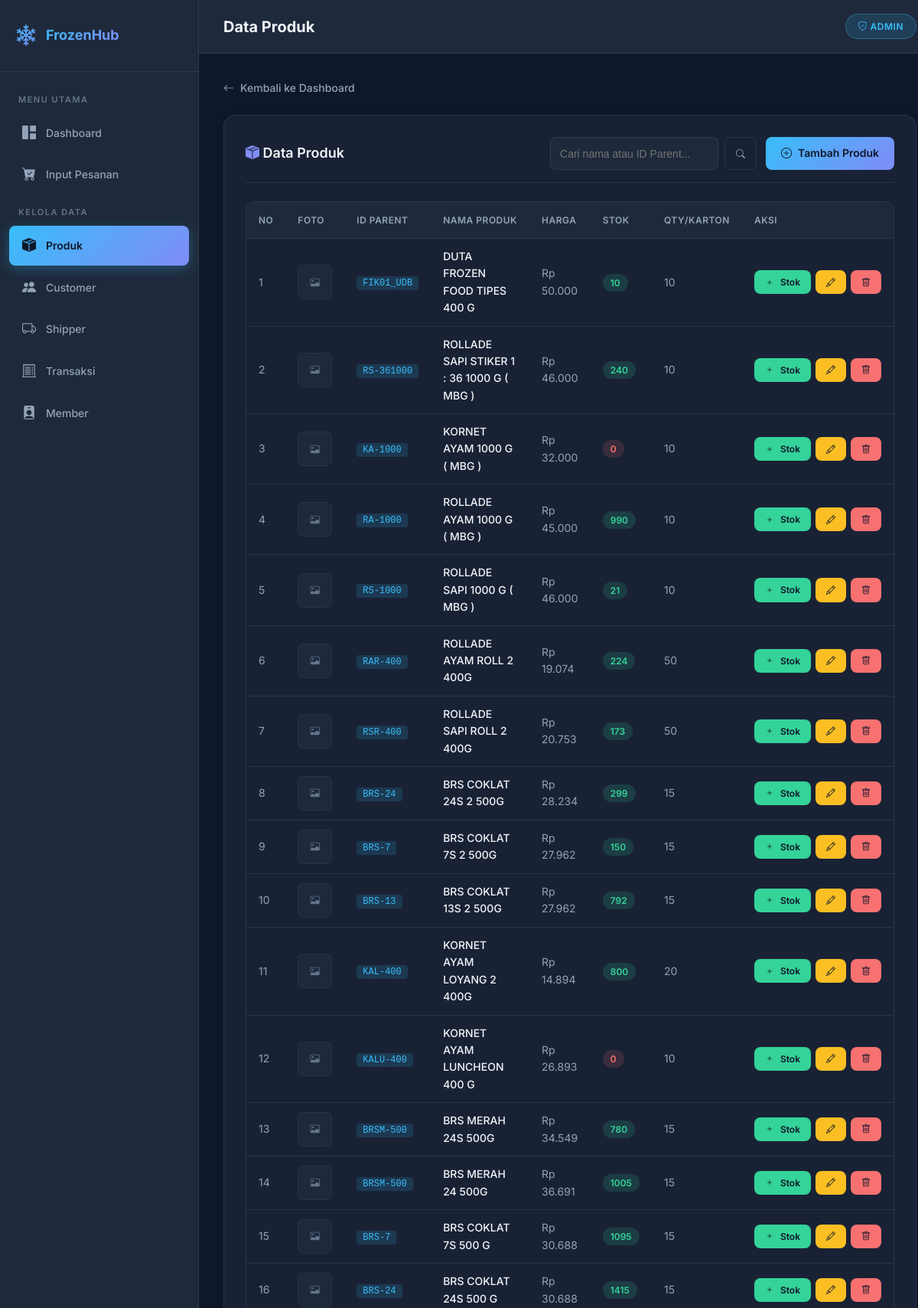
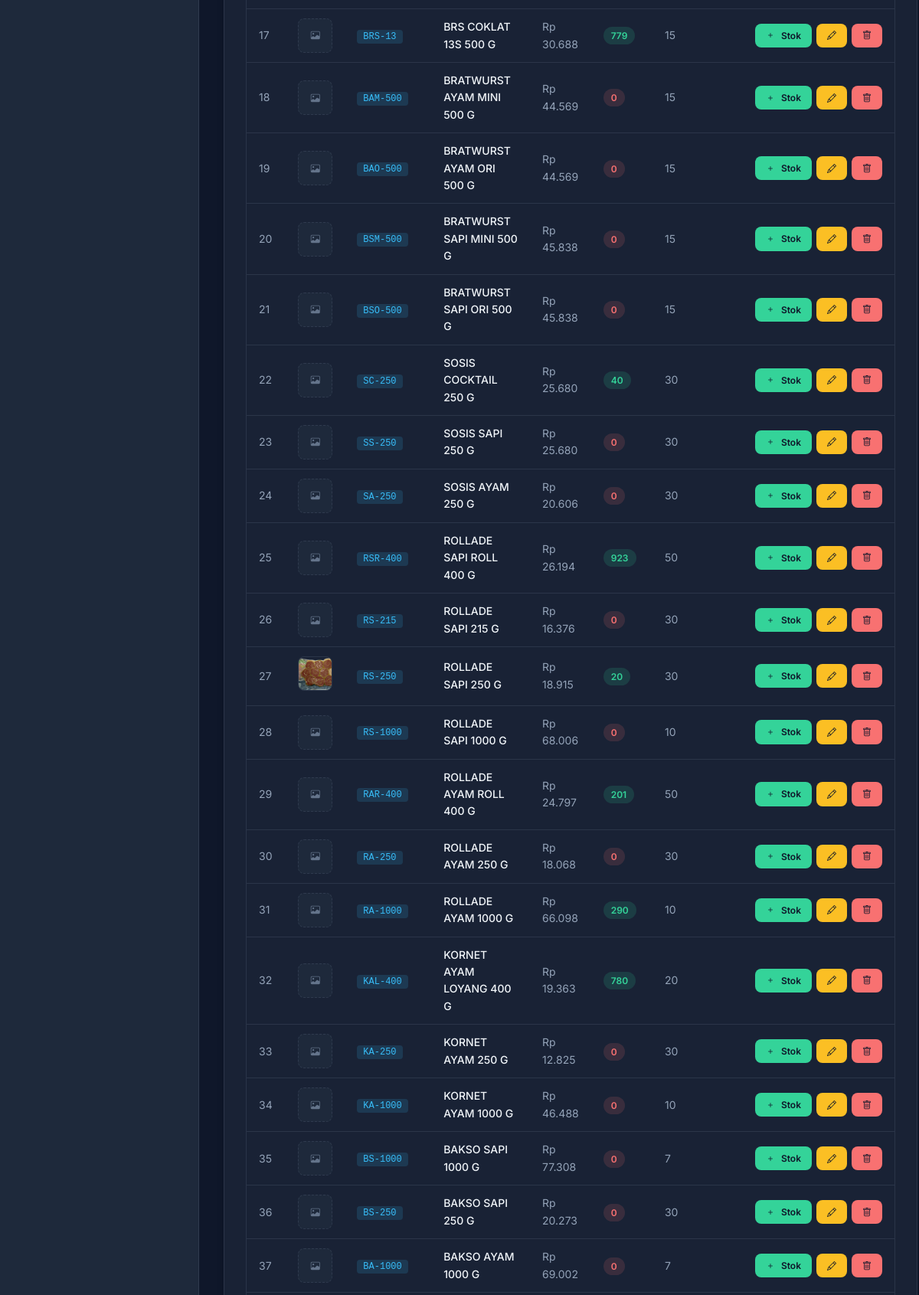
The page /produk/index_produk.php (signed in, upper part) on the database its author committed (2 pictures, top to bottom).
### tables this page shows
CREATE TABLE `tb_products` (
  `id_Unique` int(11) NOT NULL,
  `id_parent` varchar(11) NOT NULL,
  `name_product` varchar(50) NOT NULL,
  `image` varchar(255) DEFAULT NULL,
  `price` int(11) NOT NULL,
  `stock` int(11) NOT NULL,
  `qty_cardboard` int(11) NOT NULL
);

### produk/index_produk.php (the view, shortened to what this page needs)
<?php
require_once '../config/koneksi.php';
$keyword = $_GET['search'] ?? '';
$query_sql = "SELECT * FROM tb_products";
$query_sql .= " ORDER BY id_Unique DESC";
$query = mysqli_query($conn, $query_sql);
$is_subfolder = true;
include '../assets/layout_header.php';
?>
<a href="<?= $base_url ?>dashboard.php" class="back-link">
    <i class="bi bi-arrow-left"></i> Kembali ke Dashboard
</a>
<div class="card">
    <div class="card-header" style="display:flex; justify-content:space-between; align-items:center;">
        <h3 style="margin:0;"><i class="bi bi-box-seam-fill" style="color:var(--accent-2)"></i> Data Produk</h3>
        <div style="display:flex; gap:12px;">
            <form method="GET" style="display:flex; gap:8px;">
                <input type="text" name="search" placeholder="Cari nama atau ID Parent..." value="<?= htmlspecialchars($keyword) ?>"
                       style="padding:6px 12px; border-radius:8px; border:1px solid var(--border-color); background:var(--bg-secondary); color:var(--text-primary); outline:none; font-size:14px; width:220px;">
                <button type="submit" class="btn btn-outline btn-sm">
                    <i class="bi bi-search"></i>
                </button>
            </form>
            <a href="tambah_produk.php" class="btn btn-primary">
                <i class="bi bi-plus-circle"></i> Tambah Produk
            </a>
        </div>
    </div>
    <div class="table-wrapper">
        <table>
            <thead>
                <tr>
                    <th>No</th>
                    <th>Foto</th>
                    <th>ID Parent</th>
                    <th>Nama Produk</th>
                    <th>Harga</th>
                    <th>Stok</th>
                    <th>QTY/Karton</th>
                    <th>Aksi</th>
                </tr>
            </thead>
            <tbody>
            <?php
            $no = 1;
            while($row = mysqli_fetch_assoc($query)) {
            ?>
                <tr>
                    <td><?= $no++; ?></td>
                    <td>
                        <?php if($row['image']): ?>
                            <img src="../assets/img/produk/<?= $row['image'] ?>" alt="Produk" style="width:45px; height:45px; object-fit:cover; border-radius:8px; border:1px solid var(--border-color);">
                        <?php else: ?>
                            <div style="width:45px; height:45px; background:var(--bg-secondary); border-radius:8px; display:flex; align-items:center; justify-content:center; border:1px dashed var(--border-color);">
                                <i class="bi bi-image" style="color:var(--text-muted); font-size:12px;"></i>
                            </div>
                        <?php endif; ?>
                    </td>
                    <td><code style="background:var(--info-bg); color:var(--accent-1); padding:2px 8px; border-radius:4px; font-size:12px;"><?= $row['id_parent']; ?></code></td>
                    <td style="color:var(--text-primary); font-weight:500;"><?= $row['name_product']; ?></td>
                    <td>Rp <?= number_format($row['price'], 0, ',', '.'); ?></td>
                    <td>
                        <span style="padding:4px 10px; border-radius:12px; font-size:12px; font-weight:600;
                            background:<?= $row['stock'] > 0 ? 'var(--success-bg)' : 'var(--danger-bg)' ?>;
                            color:<?= $row['stock'] > 0 ? 'var(--success)' : 'var(--danger)' ?>;">
                            <?= $row['stock']; ?>
                        </span>
                    </td>
                    <td><?= $row['qty_cardboard']; ?></td>
                    <td>
                        <div class="action-btns">
                            <a href="tambah_stok.php?id=<?= $row['id_Unique']; ?>" class="btn btn-success btn-sm">
                                <i class="bi bi-plus"></i> Stok
                            </a>
                            <a href="edit.php?id=<?= $row['id_Unique']; ?>" class="btn btn-warning btn-sm">
                                <i class="bi bi-pencil"></i>
                            </a>
                            <a href="hapus.php?id=<?= $row['id_Unique']; ?>" class="btn btn-danger btn-sm"
                               onclick="return confirm('Yakin ingin hapus?')">
                                <i class="bi bi-trash"></i>
                            </a>
                        </div>
                    </td>
                </tr>
            <?php } ?>
            </tbody>
        </table>
    </div>
</div>
<?php include '../assets/layout_footer.php'; ?>

### assets/style.css (style rules this page uses)
:root { --bg-primary: #0f172a; --bg-secondary: #1e293b; --bg-card: rgba(30, 41, 59, 0.7); --bg-card-solid: #1e293b; --bg-input: #0f172a; --border-color: rgba(148, 163, 184, 0.15); --border-focus: #38bdf8; --text-primary: #f1f5f9; --text-secondary: #94a3b8; --text-muted: #64748b; --accent-1: #38bdf8; --accent-2: #818cf8; --accent-3: #a78bfa; --gradient-accent: linear-gradient(135deg, #38bdf8, #818cf8); --gradient-accent-hover: linear-gradient(135deg, #7dd3fc, #a5b4fc); --gradient-bg: linear-gradient(135deg, #0f172a 0%, #1e1b4b 50%, #0f172a 100%); --success: #34d399; --success-bg: rgba(52, 211, 153, 0.15); --danger: #f87171; --danger-bg: rgba(248, 113, 113, 0.15); --warning: #fbbf24; --warning-bg: rgba(251, 191, 36, 0.15); --info: #38bdf8; --info-bg: rgba(56, 189, 248, 0.15); --radius-sm: 8px; --radius-md: 12px; --radius-lg: 16px; --radius-xl: 20px; --shadow-sm: 0 2px 8px rgba(0, 0, 0, 0.2); --shadow-md: 0 4px 20px rgba(0, 0, 0, 0.3); --shadow-lg: 0 8px 40px rgba(0, 0, 0, 0.4); --shadow-glow: 0 0 30px rgba(56, 189, 248, 0.15); --sidebar-width: 260px; --header-height: 70px; --transition: all 0.3s cubic-bezier(0.4, 0, 0.2, 1); }
*, *::before, *::after { margin: 0; padding: 0; box-sizing: border-box; }
html { scroll-behavior: smooth; }
body { font-family: 'Inter', -apple-system, BlinkMacSystemFont, sans-serif; background: var(--bg-primary); color: var(--text-primary); line-height: 1.6; min-height: 100vh; -webkit-font-smoothing: antialiased; }
a { text-decoration: none; color: var(--accent-1); transition: var(--transition); }
.card { background: var(--bg-card); backdrop-filter: blur(10px); border: 1px solid var(--border-color); border-radius: var(--radius-lg); padding: 28px; box-shadow: var(--shadow-sm); transition: var(--transition); }
.card-header { display: flex; align-items: center; justify-content: space-between; margin-bottom: 24px; padding-bottom: 16px; border-bottom: 1px solid var(--border-color); }
.card-header h3 { font-size: 18px; font-weight: 600; }
.table-wrapper { overflow-x: auto; border-radius: var(--radius-md); border: 1px solid var(--border-color); }
table { width: 100%; border-collapse: collapse; font-size: 14px; }
table thead { background: var(--bg-secondary); }
table thead th { padding: 14px 16px; text-align: left; font-weight: 600; font-size: 12px; text-transform: uppercase; letter-spacing: 0.5px; color: var(--text-secondary); border-bottom: 1px solid var(--border-color); white-space: nowrap; }
table tbody tr { border-bottom: 1px solid var(--border-color); transition: var(--transition); }
table tbody td { padding: 12px 16px; color: var(--text-secondary); vertical-align: middle; }
.btn { display: inline-flex; align-items: center; gap: 8px; padding: 10px 20px; border-radius: var(--radius-sm); font-family: 'Inter', sans-serif; font-size: 14px; font-weight: 600; cursor: pointer; transition: var(--transition); border: none; text-decoration: none; white-space: nowrap; }
.btn-primary { background: var(--gradient-accent); color: #0f172a; }
.btn-success { background: var(--success); color: #0f172a; }
.btn-danger { background: var(--danger); color: #0f172a; }
.btn-warning { background: var(--warning); color: #0f172a; }
.btn-outline { background: transparent; border: 1px solid var(--border-color); color: var(--text-secondary); }
.btn-sm { padding: 6px 14px; font-size: 12px; }
.action-btns { display: flex; gap: 6px; align-items: center; }
.back-link { display: inline-flex; align-items: center; gap: 8px; color: var(--text-secondary); font-size: 14px; font-weight: 500; margin-bottom: 24px; transition: var(--transition); }

### rows shown on the page
tb_products: id_parent "FIK01_UDB", name_product "DUTA FROZEN FOOD TIPES 400 G", price "50.000", stock "10", qty_cardboard "10"
tb_products: id_parent "RS-361000", name_product "ROLLADE SAPI STIKER 1 : 36 1000 G ( MBG )", price "46.000", stock "240", qty_cardboard "10"
tb_products: id_parent "KA-1000", name_product "KORNET AYAM 1000 G ( MBG )", price "32.000", stock "0", qty_cardboard "10"
tb_products: id_parent "RA-1000", name_product "ROLLADE AYAM 1000 G ( MBG )", price "45.000", stock "990", qty_cardboard "10"
tb_products: id_parent "RS-1000", name_product "ROLLADE SAPI 1000 G ( MBG )", price "46.000", stock "21", qty_cardboard "10"
tb_products: id_parent "RAR-400", name_product "ROLLADE AYAM ROLL 2 400G", price "19.074", stock "224", qty_cardboard "50"
tb_products: id_parent "RSR-400", name_product "ROLLADE SAPI ROLL 2 400G", price "20.753", stock "173", qty_cardboard "50"
tb_products: id_parent "BRS-24", name_product "BRS COKLAT 24S 2 500G", price "28.234", stock "299", qty_cardboard "15"
tb_products: id_parent "BRS-7", name_product "BRS COKLAT 7S 2 500G", price "27.962", stock "150", qty_cardboard "15"
tb_products: id_parent "BRS-13", name_product "BRS COKLAT 13S 2 500G", price "27.962", stock "792", qty_cardboard "15"
tb_products: id_parent "KAL-400", name_product "KORNET AYAM LOYANG 2 400G", price "14.894", stock "800", qty_cardboard "20"
tb_products: id_parent "KALU-400", name_product "KORNET AYAM LUNCHEON 400 G", price "26.893", stock "0", qty_cardboard "10"
tb_products: id_parent "BRSM-500", name_product "BRS MERAH 24S 500G", price "34.549", stock "780", qty_cardboard "15"
tb_products: id_parent "BRSM-500", name_product "BRS MERAH 24 500G", price "36.691", stock "1005", qty_cardboard "15"
tb_products: id_parent "BRS-7", name_product "BRS COKLAT 7S 500 G", price "30.688", stock "1095", qty_cardboard "15"
tb_products: id_parent "BRS-24", name_product "BRS COKLAT 24S 500 G", price "30.688", stock "1415", qty_cardboard "15"
tb_products: id_parent "BRS-13", name_product "BRS COKLAT 13S 500 G", price "30.688", stock "779", qty_cardboard "15"
tb_products: id_parent "BAM-500", name_product "BRATWURST AYAM MINI 500 G", price "44.569", stock "0", qty_cardboard "15"
tb_products: id_parent "BAO-500", name_product "BRATWURST AYAM ORI 500 G", price "44.569", stock "0", qty_cardboard "15"
tb_products: id_parent "BSM-500", name_product "BRATWURST SAPI MINI 500 G", price "45.838", stock "0", qty_cardboard "15"
tb_products: id_parent "BSO-500", name_product "BRATWURST SAPI ORI 500 G", price "45.838", stock "0", qty_cardboard "15"
tb_products: id_parent "SC-250", name_product "SOSIS COCKTAIL 250 G", price "25.680", stock "40", qty_cardboard "30"
tb_products: id_parent "SS-250", name_product "SOSIS SAPI 250 G", price "25.680", stock "0", qty_cardboard "30"
tb_products: id_parent "SA-250", name_product "SOSIS AYAM 250 G", price "20.606", stock "0", qty_cardboard "30"
tb_products: id_parent "RSR-400", name_product "ROLLADE SAPI ROLL 400 G", price "26.194", stock "923", qty_cardboard "50"
tb_products: id_parent "RS-215", name_product "ROLLADE SAPI 215 G", price "16.376", stock "0", qty_cardboard "30"
tb_products: image (picture), id_parent "RS-250", name_product "ROLLADE SAPI 250 G", price "18.915", stock "20", qty_cardboard "30"
tb_products: id_parent "RS-1000", name_product "ROLLADE SAPI 1000 G", price "68.006", stock "0", qty_cardboard "10"
tb_products: id_parent "RAR-400", name_product "ROLLADE AYAM ROLL 400 G", price "24.797", stock "201", qty_cardboard "50"
tb_products: id_parent "RA-250", name_product "ROLLADE AYAM 250 G", price "18.068", stock "0", qty_cardboard "30"
tb_products: id_parent "RA-1000", name_product "ROLLADE AYAM 1000 G", price "66.098", stock "290", qty_cardboard "10"
tb_products: id_parent "KAL-400", name_product "KORNET AYAM LOYANG 400 G", price "19.363", stock "780", qty_cardboard "20"
tb_products: id_parent "KA-250", name_product "KORNET AYAM 250 G", price "12.825", stock "0", qty_cardboard "30"
tb_products: id_parent "KA-1000", name_product "KORNET AYAM 1000 G", price "46.488", stock "0", qty_cardboard "10"
tb_products: id_parent "BS-1000", name_product "BAKSO SAPI 1000 G", price "77.308", stock "0", qty_cardboard "7"
tb_products: id_parent "BS-250", name_product "BAKSO SAPI 250 G", price "20.273", stock "0", qty_cardboard "30"
tb_products: id_parent "BA-1000", name_product "BAKSO AYAM 1000 G", price "69.002", stock "0", qty_cardboard "7"

### other values the page prints
$page_title "Data Produk"
$_SESSION['role'] "ADMIN"
